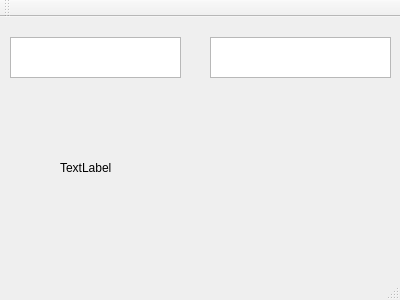
<?xml version="1.0" encoding="UTF-8"?>
<ui version="4.0">
 <class>MainWindow</class>
 <widget class="QMainWindow" name="MainWindow">
  <property name="geometry">
   <rect>
    <x>0</x>
    <y>0</y>
    <width>400</width>
    <height>300</height>
   </rect>
  </property>
  <property name="windowTitle">
   <string>MainWindow</string>
  </property>
  <widget class="QWidget" name="centralWidget">
   <widget class="QTextEdit" name="textEdit">
    <property name="geometry">
     <rect>
      <x>10</x>
      <y>20</y>
      <width>171</width>
      <height>41</height>
     </rect>
    </property>
   </widget>
   <widget class="QTextEdit" name="textEdit_2">
    <property name="geometry">
     <rect>
      <x>210</x>
      <y>20</y>
      <width>181</width>
      <height>41</height>
     </rect>
    </property>
   </widget>
   <widget class="QLabel" name="label">
    <property name="geometry">
     <rect>
      <x>60</x>
      <y>100</y>
      <width>241</width>
      <height>101</height>
     </rect>
    </property>
    <property name="text">
     <string>TextLabel</string>
    </property>
   </widget>
  </widget>
  <widget class="QMenuBar" name="menuBar">
   <property name="geometry">
    <rect>
     <x>0</x>
     <y>0</y>
     <width>400</width>
     <height>21</height>
    </rect>
   </property>
  </widget>
  <widget class="QToolBar" name="mainToolBar">
   <attribute name="toolBarArea">
    <enum>TopToolBarArea</enum>
   </attribute>
   <attribute name="toolBarBreak">
    <bool>false</bool>
   </attribute>
  </widget>
  <widget class="QStatusBar" name="statusBar"/>
 </widget>
 <layoutdefault spacing="6" margin="11"/>
 <resources/>
 <connections/>
</ui>
